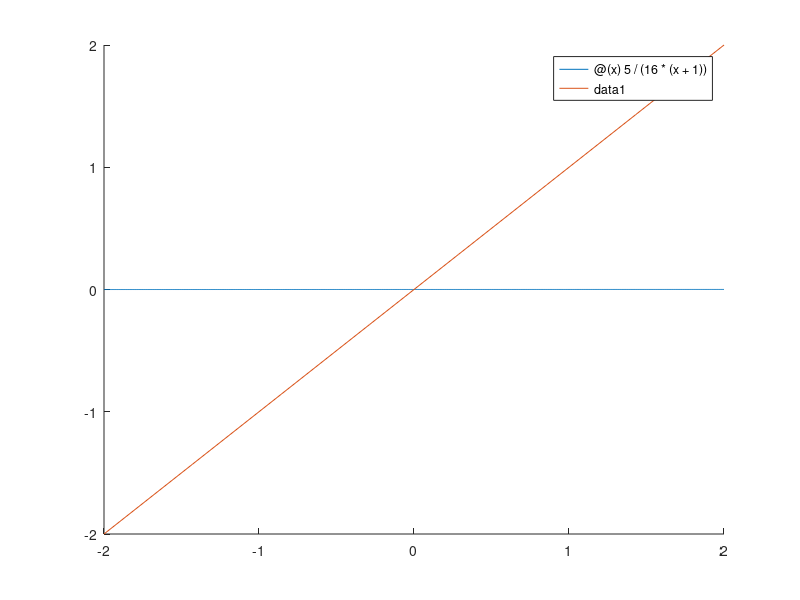

The MATLAB script that drew this image:
clear all;
close all;

g = @(x) 5/(16*(x+1));
f = @(x) x;
hold on
fplot(g,[-2,2])
fplot(f,[-2,2])

x(1) = 800;
tol = 1e-6;
i = 1; 
deltax = inf;
while deltax > tol
    x(i+1) = g(x(i));
    deltax = abs(x(i+1)-x(i));
    i = i+1;
end

disp(x)
